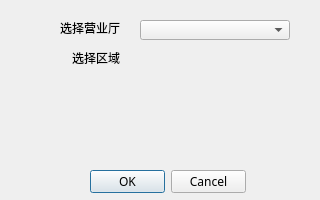
<?xml version="1.0" encoding="UTF-8"?>
<ui version="4.0">
 <class>DeskChoice</class>
 <widget class="QDialog" name="DeskChoice">
  <property name="geometry">
   <rect>
    <x>0</x>
    <y>0</y>
    <width>320</width>
    <height>200</height>
   </rect>
  </property>
  <property name="font">
   <font>
    <pointsize>8</pointsize>
   </font>
  </property>
  <property name="windowTitle">
   <string>选择营业厅区域</string>
  </property>
  <widget class="QLabel" name="label">
   <property name="geometry">
    <rect>
     <x>60</x>
     <y>20</y>
     <width>60</width>
     <height>16</height>
    </rect>
   </property>
   <property name="font">
    <font>
     <family>新宋体</family>
     <pointsize>9</pointsize>
    </font>
   </property>
   <property name="text">
    <string>选择营业厅</string>
   </property>
  </widget>
  <widget class="QLabel" name="label_2">
   <property name="geometry">
    <rect>
     <x>72</x>
     <y>50</y>
     <width>48</width>
     <height>16</height>
    </rect>
   </property>
   <property name="font">
    <font>
     <family>新宋体</family>
     <pointsize>9</pointsize>
    </font>
   </property>
   <property name="text">
    <string>选择区域</string>
   </property>
  </widget>
  <widget class="QComboBox" name="comboBoxArea">
   <property name="geometry">
    <rect>
     <x>140</x>
     <y>20</y>
     <width>150</width>
     <height>20</height>
    </rect>
   </property>
   <property name="font">
    <font>
     <family>新宋体</family>
     <pointsize>9</pointsize>
    </font>
   </property>
  </widget>
  <widget class="QDialogButtonBox" name="buttonBox">
   <property name="geometry">
    <rect>
     <x>90</x>
     <y>170</y>
     <width>156</width>
     <height>23</height>
    </rect>
   </property>
   <property name="font">
    <font>
     <family>新宋体</family>
     <pointsize>9</pointsize>
     <weight>50</weight>
     <bold>false</bold>
    </font>
   </property>
   <property name="locale">
    <locale language="Chinese" country="China"/>
   </property>
   <property name="standardButtons">
    <set>QDialogButtonBox::Cancel|QDialogButtonBox::Ok</set>
   </property>
  </widget>
 </widget>
 <layoutdefault spacing="6" margin="11"/>
 <resources/>
 <connections>
  <connection>
   <sender>buttonBox</sender>
   <signal>accepted()</signal>
   <receiver>DeskChoice</receiver>
   <slot>accept()</slot>
   <hints>
    <hint type="sourcelabel">
     <x>128</x>
     <y>175</y>
    </hint>
    <hint type="destinationlabel">
     <x>57</x>
     <y>152</y>
    </hint>
   </hints>
  </connection>
  <connection>
   <sender>buttonBox</sender>
   <signal>rejected()</signal>
   <receiver>DeskChoice</receiver>
   <slot>reject()</slot>
   <hints>
    <hint type="sourcelabel">
     <x>209</x>
     <y>174</y>
    </hint>
    <hint type="destinationlabel">
     <x>289</x>
     <y>152</y>
    </hint>
   </hints>
  </connection>
 </connections>
</ui>
